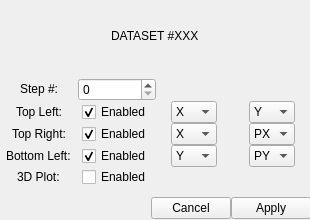
<?xml version="1.0" encoding="UTF-8"?>
<ui version="4.0">
 <class>PropertiesWindow</class>
 <widget class="QMainWindow" name="PropertiesWindow">
  <property name="geometry">
   <rect>
    <x>0</x>
    <y>0</y>
    <width>310</width>
    <height>220</height>
   </rect>
  </property>
  <property name="sizePolicy">
   <sizepolicy hsizetype="Fixed" vsizetype="Fixed">
    <horstretch>0</horstretch>
    <verstretch>0</verstretch>
   </sizepolicy>
  </property>
  <property name="windowTitle">
   <string>Properties</string>
  </property>
  <widget class="QWidget" name="centralwidget">
   <property name="sizePolicy">
    <sizepolicy hsizetype="Preferred" vsizetype="Minimum">
     <horstretch>0</horstretch>
     <verstretch>0</verstretch>
    </sizepolicy>
   </property>
   <widget class="QWidget" name="verticalLayoutWidget">
    <property name="geometry">
     <rect>
      <x>0</x>
      <y>0</y>
      <width>311</width>
      <height>219</height>
     </rect>
    </property>
    <layout class="QVBoxLayout" name="verticalLayout_3">
     <property name="spacing">
      <number>0</number>
     </property>
     <item alignment="Qt::AlignHCenter|Qt::AlignVCenter">
      <widget class="QLabel" name="dataset_label">
       <property name="sizePolicy">
        <sizepolicy hsizetype="Minimum" vsizetype="Minimum">
         <horstretch>0</horstretch>
         <verstretch>0</verstretch>
        </sizepolicy>
       </property>
       <property name="text">
        <string>DATASET #XXX</string>
       </property>
      </widget>
     </item>
     <item>
      <spacer name="verticalSpacer">
       <property name="orientation">
        <enum>Qt::Vertical</enum>
       </property>
       <property name="sizeType">
        <enum>QSizePolicy::Fixed</enum>
       </property>
       <property name="sizeHint" stdset="0">
        <size>
         <width>20</width>
         <height>5</height>
        </size>
       </property>
      </spacer>
     </item>
     <item>
      <layout class="QGridLayout" name="gridLayout">
       <item row="2" column="0" alignment="Qt::AlignHCenter|Qt::AlignVCenter">
        <widget class="QLabel" name="tr_label">
         <property name="text">
          <string>Top Right:</string>
         </property>
        </widget>
       </item>
       <item row="3" column="1" alignment="Qt::AlignHCenter|Qt::AlignVCenter">
        <widget class="QCheckBox" name="bl_enabled">
         <property name="focusPolicy">
          <enum>Qt::NoFocus</enum>
         </property>
         <property name="text">
          <string>Enabled</string>
         </property>
         <property name="checkable">
          <bool>true</bool>
         </property>
         <property name="checked">
          <bool>true</bool>
         </property>
        </widget>
       </item>
       <item row="1" column="0" alignment="Qt::AlignHCenter|Qt::AlignVCenter">
        <widget class="QLabel" name="tl_label">
         <property name="text">
          <string>Top Left:</string>
         </property>
        </widget>
       </item>
       <item row="0" column="0" alignment="Qt::AlignHCenter|Qt::AlignVCenter">
        <widget class="QLabel" name="label">
         <property name="text">
          <string>Step #:</string>
         </property>
        </widget>
       </item>
       <item row="1" column="2" alignment="Qt::AlignHCenter|Qt::AlignVCenter">
        <widget class="QComboBox" name="tl_combo_a">
         <item>
          <property name="text">
           <string>X</string>
          </property>
         </item>
         <item>
          <property name="text">
           <string>Y</string>
          </property>
         </item>
         <item>
          <property name="text">
           <string>Z</string>
          </property>
         </item>
         <item>
          <property name="text">
           <string>PX</string>
          </property>
         </item>
         <item>
          <property name="text">
           <string>PY</string>
          </property>
         </item>
         <item>
          <property name="text">
           <string>PZ</string>
          </property>
         </item>
        </widget>
       </item>
       <item row="3" column="3" alignment="Qt::AlignHCenter|Qt::AlignVCenter">
        <widget class="QComboBox" name="bl_combo_b">
         <property name="currentIndex">
          <number>4</number>
         </property>
         <item>
          <property name="text">
           <string>X</string>
          </property>
         </item>
         <item>
          <property name="text">
           <string>Y</string>
          </property>
         </item>
         <item>
          <property name="text">
           <string>Z</string>
          </property>
         </item>
         <item>
          <property name="text">
           <string>PX</string>
          </property>
         </item>
         <item>
          <property name="text">
           <string>PY</string>
          </property>
         </item>
         <item>
          <property name="text">
           <string>PZ</string>
          </property>
         </item>
        </widget>
       </item>
       <item row="4" column="1" alignment="Qt::AlignHCenter|Qt::AlignVCenter">
        <widget class="QCheckBox" name="three_d_enabled">
         <property name="focusPolicy">
          <enum>Qt::NoFocus</enum>
         </property>
         <property name="text">
          <string>Enabled</string>
         </property>
         <property name="checkable">
          <bool>true</bool>
         </property>
        </widget>
       </item>
       <item row="2" column="3" alignment="Qt::AlignHCenter|Qt::AlignVCenter">
        <widget class="QComboBox" name="tr_combo_b">
         <property name="currentIndex">
          <number>3</number>
         </property>
         <item>
          <property name="text">
           <string>X</string>
          </property>
         </item>
         <item>
          <property name="text">
           <string>Y</string>
          </property>
         </item>
         <item>
          <property name="text">
           <string>Z</string>
          </property>
         </item>
         <item>
          <property name="text">
           <string>PX</string>
          </property>
         </item>
         <item>
          <property name="text">
           <string>PY</string>
          </property>
         </item>
         <item>
          <property name="text">
           <string>PZ</string>
          </property>
         </item>
        </widget>
       </item>
       <item row="1" column="1" alignment="Qt::AlignHCenter|Qt::AlignVCenter">
        <widget class="QCheckBox" name="tl_enabled">
         <property name="enabled">
          <bool>true</bool>
         </property>
         <property name="focusPolicy">
          <enum>Qt::NoFocus</enum>
         </property>
         <property name="text">
          <string>Enabled</string>
         </property>
         <property name="checkable">
          <bool>true</bool>
         </property>
         <property name="checked">
          <bool>true</bool>
         </property>
        </widget>
       </item>
       <item row="3" column="2" alignment="Qt::AlignHCenter|Qt::AlignVCenter">
        <widget class="QComboBox" name="bl_combo_a">
         <property name="currentIndex">
          <number>1</number>
         </property>
         <item>
          <property name="text">
           <string>X</string>
          </property>
         </item>
         <item>
          <property name="text">
           <string>Y</string>
          </property>
         </item>
         <item>
          <property name="text">
           <string>Z</string>
          </property>
         </item>
         <item>
          <property name="text">
           <string>PX</string>
          </property>
         </item>
         <item>
          <property name="text">
           <string>PY</string>
          </property>
         </item>
         <item>
          <property name="text">
           <string>PZ</string>
          </property>
         </item>
        </widget>
       </item>
       <item row="1" column="3" alignment="Qt::AlignHCenter|Qt::AlignVCenter">
        <widget class="QComboBox" name="tl_combo_b">
         <property name="currentIndex">
          <number>1</number>
         </property>
         <item>
          <property name="text">
           <string>X</string>
          </property>
         </item>
         <item>
          <property name="text">
           <string>Y</string>
          </property>
         </item>
         <item>
          <property name="text">
           <string>Z</string>
          </property>
         </item>
         <item>
          <property name="text">
           <string>PX</string>
          </property>
         </item>
         <item>
          <property name="text">
           <string>PY</string>
          </property>
         </item>
         <item>
          <property name="text">
           <string>PZ</string>
          </property>
         </item>
        </widget>
       </item>
       <item row="3" column="0" alignment="Qt::AlignHCenter|Qt::AlignVCenter">
        <widget class="QLabel" name="bl_label">
         <property name="text">
          <string>Bottom Left:</string>
         </property>
        </widget>
       </item>
       <item row="2" column="2" alignment="Qt::AlignHCenter|Qt::AlignVCenter">
        <widget class="QComboBox" name="tr_combo_a">
         <item>
          <property name="text">
           <string>X</string>
          </property>
         </item>
         <item>
          <property name="text">
           <string>Y</string>
          </property>
         </item>
         <item>
          <property name="text">
           <string>Z</string>
          </property>
         </item>
         <item>
          <property name="text">
           <string>PX</string>
          </property>
         </item>
         <item>
          <property name="text">
           <string>PY</string>
          </property>
         </item>
         <item>
          <property name="text">
           <string>PZ</string>
          </property>
         </item>
        </widget>
       </item>
       <item row="0" column="1">
        <widget class="QSpinBox" name="step_input">
         <property name="minimum">
          <number>0</number>
         </property>
         <property name="maximum">
          <number>999999999</number>
         </property>
        </widget>
       </item>
       <item row="4" column="0" alignment="Qt::AlignHCenter|Qt::AlignVCenter">
        <widget class="QLabel" name="three_d_label">
         <property name="text">
          <string>3D Plot:</string>
         </property>
        </widget>
       </item>
       <item row="2" column="1" alignment="Qt::AlignHCenter|Qt::AlignVCenter">
        <widget class="QCheckBox" name="tr_enabled">
         <property name="focusPolicy">
          <enum>Qt::NoFocus</enum>
         </property>
         <property name="text">
          <string>Enabled</string>
         </property>
         <property name="checkable">
          <bool>true</bool>
         </property>
         <property name="checked">
          <bool>true</bool>
         </property>
        </widget>
       </item>
      </layout>
     </item>
     <item>
      <spacer name="verticalSpacer_2">
       <property name="orientation">
        <enum>Qt::Vertical</enum>
       </property>
       <property name="sizeType">
        <enum>QSizePolicy::Fixed</enum>
       </property>
       <property name="sizeHint" stdset="0">
        <size>
         <width>20</width>
         <height>10</height>
        </size>
       </property>
      </spacer>
     </item>
     <item>
      <layout class="QHBoxLayout" name="horizontalLayout_9">
       <item>
        <spacer name="horizontalSpacer">
         <property name="orientation">
          <enum>Qt::Horizontal</enum>
         </property>
         <property name="sizeHint" stdset="0">
          <size>
           <width>40</width>
           <height>10</height>
          </size>
         </property>
        </spacer>
       </item>
       <item>
        <widget class="QPushButton" name="cancel_button">
         <property name="text">
          <string>Cancel</string>
         </property>
        </widget>
       </item>
       <item>
        <widget class="QPushButton" name="apply_button">
         <property name="text">
          <string>Apply</string>
         </property>
        </widget>
       </item>
      </layout>
     </item>
    </layout>
   </widget>
   <zorder>verticalLayoutWidget</zorder>
   <zorder>verticalSpacer_2</zorder>
  </widget>
 </widget>
 <resources/>
 <connections/>
</ui>
